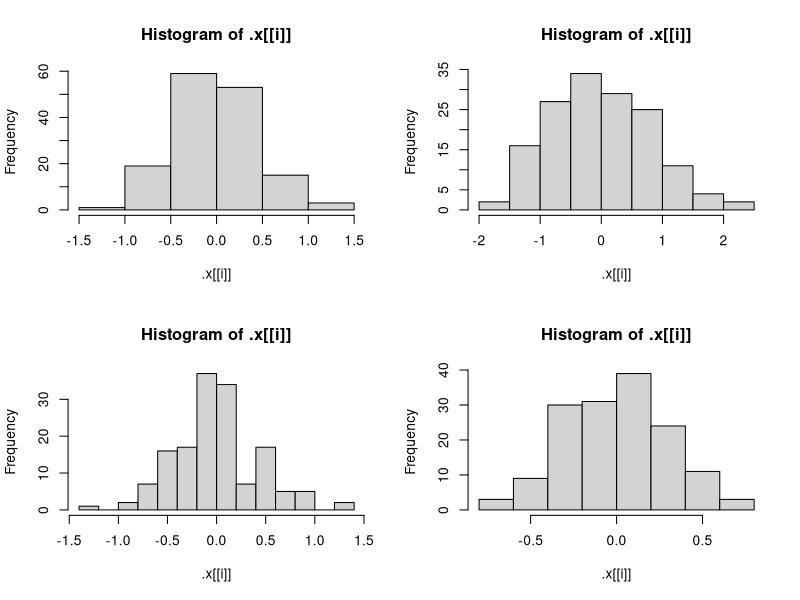
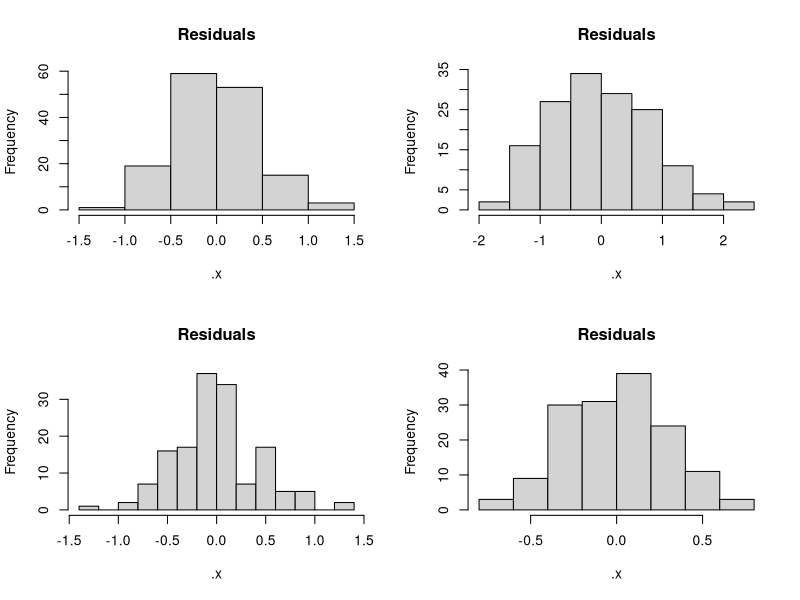

R code for these plots, in order: (Note: this script raises an error after producing the figures.)
## ---- chunk 1
getRMSE <- function(x, y, na.rm = TRUE, ...) {
  residuals <- x - y
  rmse <- sqrt(mean(residuals^2, ...))
  return(rmse)
}
## ---- chunk 2
library(tidyverse)
library(purrr)
library(jsonlite)
## ---- chunk 3
set.seed(10)
n <- 100 
x <- runif(n)
resp <- 3 + 10 * x + rnorm(n)
pred <- predict(lm(resp ~ x), data.frame(x))
## ---- chunk 4
getRMSE <- function(resp, pred, ...) {
  residuals <- resp - pred
  rmse <- sqrt(mean(residuals^2, ...))
  return(rmse)
}
getRMSE(resp, pred)
## ---- chunk 5
#testing with specifying dealing with missing values 
resp <- c(1,2, NA, 5)
pred <- c(4, 8, 12, 16)
getRMSE(resp, pred, na.rm = FALSE)
## ---- chunk 6
#testing without specifying how to deal with missing values 
resp <- c(1,2, NA, 5)
pred <- c(4, 8, 12, 16)
getRMSE(resp, pred, na.rm = TRUE)
## ---- chunk 7
getMAE <- function(resp, pred, ...) {
  residuals <- resp - pred
  mae <- sqrt(mean(residuals^2, ...))
  return(mae)
}
  
getMAE(resp, pred)
## ---- chunk 8
set.seed(10)
n <- 100
x <- runif(n)
resp <- 3 + 10 * x + rnorm(n)
pred <- predict(lm(resp ~ x), data.frame(x))
## ---- chunk 9
getMAE <- function(resp, pred, ...) {
  residuals <- abs(resp - pred)
  mae <- mean(residuals, ...)
  return(mae)
}
  
getMAE(resp, pred)
## ---- chunk 10
#Testing with specifying how to deal with missing values 
resp <- c(1,2, NA, 5)
pred <- c(4, 8, 12, 16)
getMAE(resp, pred, na.rm = TRUE)
## ---- chunk 11
#Testing without specifying how to deal with missing values 
resp <- c(1,2, NA, 5)
pred <- c(4, 8, 12, 16)
getRMSE(resp, pred, na.rm = FALSE)
## ---- chunk 12
getMetrics <- function(resp, pred, metric = c("RMSE", "MAE"), ...) {
  # Check that data is numeric/atomic
  if (!is.numeric(resp) || !is.numeric(pred))
    stop("Both variables must be numeric.")
  
  # Compute requested metrics
  result <- c()
  if ("RMSE" %in% metric) result["RMSE"] <- getRMSE(resp, pred, ...)
  if ("MAE"  %in% metric) result["MAE"]  <- getMAE(resp, pred, ...)
  
  return(result)
}
## ---- chunk 13
set.seed(10)
n <- 100
x <- runif(n)
resp <- 3 + 10 * x + rnorm(n)
pred <- predict(lm(resp ~ x), data.frame(x))
## ---- chunk 14
getMetrics(resp, pred, na.rm = FALSE)
## ---- chunk 15
resp[1:2] <- NA_real_
## ---- chunk 16
getMetrics(resp, pred)
## ---- chunk 17
library(purrr)
## ---- chunk 18
lm_fit1 <- lm(Sepal.Length ~ Sepal.Width + Species, data = iris)
## ---- chunk 19
lm_fit1$coefficients
coef(lm_fit1)
lm_fit1 |>
  pluck(coefficients)
## ---- chunk 20
lm_fit2 <- lm(Sepal.Length ~ Sepal.Width, data = iris)
lm_fit3 <- lm(Sepal.Length ~ Petal.Width + Sepal.Width + Species, data = iris)
lm_fit4 <- lm(Sepal.Length ~ Petal.Width + Petal.Length + Sepal.Width + Species,
 data = iris)
fits <- list(lm_fit1, lm_fit2, lm_fit3, lm_fit4)
## ---- chunk 21
map(fits, confint)
## ---- chunk 22
confint(lm_fit1)
## ---- chunk 23
map(fits, confint)
## ---- chunk 24
par(mfrow = c(2, 2))
## ---- chunk 25
residuals <- map(fits, resid) |> 
  walk(hist)
## ---- chunk 26
set_names(c('fit1', 'fit2', 'fit3', 'fit4'))
## ---- chunk 27
par(mfrow = c(2,2))
walk(residuals, ~ hist(.x, main = "Residuals"))
## ---- chunk 28
iwalk(\(x, names) hist(x, main = paste('residuals for', names)))
